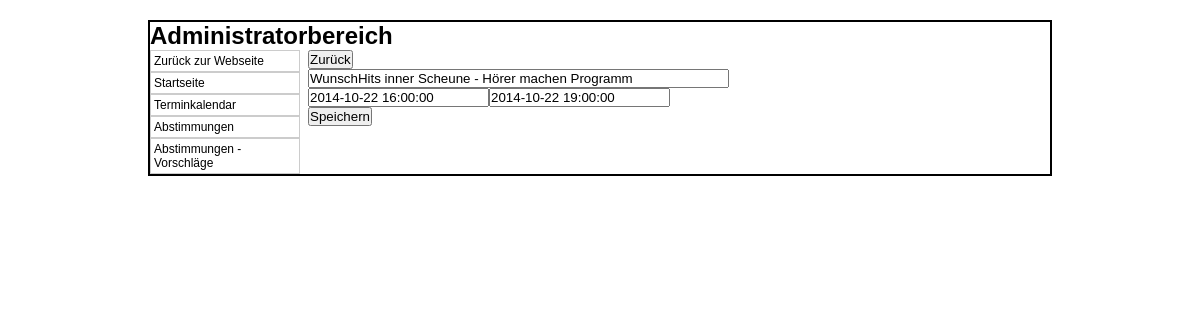
Screenshot of /admin/termin.php?edit=15 with the database file from the repository.
### tables this page shows
CREATE TABLE IF NOT EXISTS `termine` (
  `ID` int(10) NOT NULL AUTO_INCREMENT,
  `Text` varchar(250) DEFAULT NULL,
  `Von` datetime NOT NULL,
  `Bis` datetime NOT NULL,
  PRIMARY KEY (`ID`)
);

### class/mysqli.class.php (called while the page is built, shortened)
<?php
class MysqliDb
{
    protected static $_prefix;
    protected $_mysqli;
    protected $_query;
    protected $_where = array();
    protected $_orderBy = array();
    protected $_groupBy = array();
    protected $_bindParams = array('');
    protected $host;
    protected $username;
    protected $password;
    protected $db;
    protected $port;
    public function __construct($host = NULL, $username = NULL, $password = NULL, $db = NULL, $port = NULL)
    {
        $this->host = $host;
        $this->username = $username;
        $this->password = $password;
        $this->db = $db;
        if($port == NULL)
            $this->port = ini_get ('mysqli.default_port');
        else
            $this->port = $port;
    }
    public function connect()
    {
        $this->_mysqli = new mysqli ($this->host, $this->username, $this->password, $this->db, $this->port)
            or die('There was a problem connecting to the database');
        $this->_mysqli->set_charset ('utf8');
    }
    protected function reset()
    {
        $this->_where = array();
        $this->_orderBy = array();
        $this->_groupBy = array();
        $this->_bindParams = array('');
        $this->_query = null;
    }
    public function setPrefix($prefix = '')
    {
        self::$_prefix = $prefix;
        return $this;
    }
    public function get($tableName, $numRows = null, $columns = '*')
    {
        $column = is_array($columns) ? implode(', ', $columns) : $columns;
        $this->_query = "SELECT $column FROM " .self::$_prefix . $tableName;
        $stmt = $this->_buildQuery($numRows);
        $stmt->execute();
        return $this->_dynamicBindResults($stmt);
    }
    public function where($whereProp, $whereValue = null, $operator = null)
    {
        $this->_where[] = Array ("AND", $whereValue, $whereProp);
        return $this;
    }
    protected function _determineType($item)
    {
        switch (gettype($item)) {
            case 'NULL':
            case 'string':
                return 's';
                break;
        }
        return '';
    }
    protected function _bindParam($value) {
        $this->_bindParams[0] .= $this->_determineType ($value);
        array_push ($this->_bindParams, $value);
    }
    protected function _buildPair ($operator, $value) {
        if (!is_object($value)) {
            return ' ' . $operator. ' ? ';
        }
        $subQuery = $value->getSubQuery ();
        return " " . $operator . " (" . $subQuery['query'] . ")";
    }
    protected function _buildQuery($numRows = null, $tableData = null)
    {
        $stmt = $this->_prepareQuery();
        if (count ($this->_bindParams) > 1)
            call_user_func_array(array($stmt, 'bind_param'), $this->refValues($this->_bindParams));
        return $stmt;
    }
    protected function _dynamicBindResults(mysqli_stmt $stmt)
    {
        $parameters = array();
        $results = array();
        $meta = $stmt->result_metadata();
        $row = array();
        while ($field = $meta->fetch_field()) {
            $row[$field->name] = null;
            $parameters[] = & $row[$field->name];
        }
        call_user_func_array(array($stmt, 'bind_result'), $parameters);
        while ($stmt->fetch()) {
            $x = array();
            foreach ($row as $key => $val) {
                $x[$key] = $val;
            }
            array_push($results, $x);
        }
        return $results;
    }
    protected function _buildTableData ($tableData) {
        if (!is_array ($tableData))
            return;
        $this->_query = rtrim($this->_query, ', ');
    }
    protected function _buildWhere () {
        $this->_query .= ' WHERE ';
        $this->_where[0][0] = '';
        foreach ($this->_where as $cond) {
            list ($concat, $wValue, $wKey) = $cond;
            $this->_query .= " " . $concat ." " . $wKey;
            if (!is_array ($wValue))
                $wValue = Array ('=' => $wValue);
            $key = key ($wValue);
            $val = $wValue[$key];
            switch (strtolower ($key)) {
                default:
                    $this->_query .= $this->_buildPair ($key, $val);
            }
        }
    }
    protected function _buildGroupBy () {
        if (empty ($this->_groupBy))
            return;
        $this->_query .= " GROUP BY ";
        $this->_query = rtrim($this->_query, ', ') . " ";
    }
    protected function _buildOrderBy () {
        if (empty ($this->_orderBy))
            return;
        $this->_query .= " ORDER BY ";
        $this->_query = rtrim ($this->_query, ', ') . " ";
    }
    protected function _prepareQuery()
    {
        if (!$stmt = $this->_mysqli->prepare($this->_query)) {
            trigger_error("Problem preparing query ($this->_query) " . $this->_mysqli->error, E_USER_ERROR);
        }
        return $stmt;
    }
    protected function refValues($arr)
    {
        if (strnatcmp(phpversion(), '5.3') >= 0) {
            $refs = array();
            foreach ($arr as $key => $value) {
                $refs[$key] = & $arr[$key];
            }
            return $refs;
        }
        return $arr;
    }
    protected function replacePlaceHolders ($str, $vals) {
        $i = 1;
        $newStr = "";
        while ($pos = strpos ($str, "?")) {
            $val = $vals[$i++];
            $newStr .= substr ($str, 0, $pos) . $val;
            $str = substr ($str, $pos + 1);
        }
        return $newStr;
    }
}

### db_connect.php (called while the page is built, shortened)
<?php
include_once 'class/mysqli.class.php';
$db		= new MysqliDb(HOST,USER,PASSWORD,DATABASE);
?>

### admin/termin.php (the view, shortened to what this page needs)
<?php
require_once('../db_connect.php');
$inhalt = null;
if(isset($_GET['edit'])) {
	$id = $_GET['edit'];
	$cols		= array("ID", "Text", "Von", "Bis");
	$db->where("ID", $id);
	$termine	= $db->get(T_TERMINE, null, $cols);
	foreach ($termine as $termin) {
		$inhalt .= '<form method="POST" action="index.php?p=termine"><input type="submit" name="back" value="Zurück"></form>
		<form method="POST">
			<input type="text" name="text" value="'.$termin['Text'].'" size="50"><br />
			<input type="text" name="von" value="'.$termin['Von'].'"><input type="text" name="bis" value="'.$termin['Bis'].'"><br />
		<input type="hidden" name="id" value="'.$termin['ID'].'">
		<input type="submit" name="edit" value="Speichern">
		</form>';
	}
}
?>
<html>
<head>
	<link rel="stylesheet" type="text/css" href="style.css">
</head>
<body>
	<div id="container">
		<h1>Administratorbereich</h1>
		<div id="navi">
			<ul>
				<li><a href="../">Zurück zur Webseite</a></li>
				<li><a href="index.php">Startseite</a></li>
				<li><a href="index.php?p=termine">Terminkalendar</a></li>
				<li><a href="abstimmung.php">Abstimmungen</a></li>
				<li><a href="vorschlaege.php">Abstimmungen - Vorschläge</a></li>
			</ul>
		</div>
		<div id="content">
		<?php
			echo $inhalt;
		?>
		</div>
	</div>
</body>
</html>

### admin/style.css (style rules this page uses)
* { margin:0; padding:0; }
body { background-color:#FFF; color:#000; font-family:Verdana,Arial; font-size:12px; }
a { color:#000; text-decoration:none; }
div#container { border:2px solid #000; margin:20px auto; width:900px; }
div#navi { float:left; width:150px; }
div#navi ul { list-style-type:none; }
div#navi ul li { border:1px solid #ccc; }
div#navi ul li a { display:block; padding:3px; }
div#content { float:left; width:80%; margin-left:8px; }

### rows the page displays
termine: text "WunschHits inner Scheune - Hörer machen Programm", von "2014-10-22 16:00:00", bis "2014-10-22 19:00:00"
